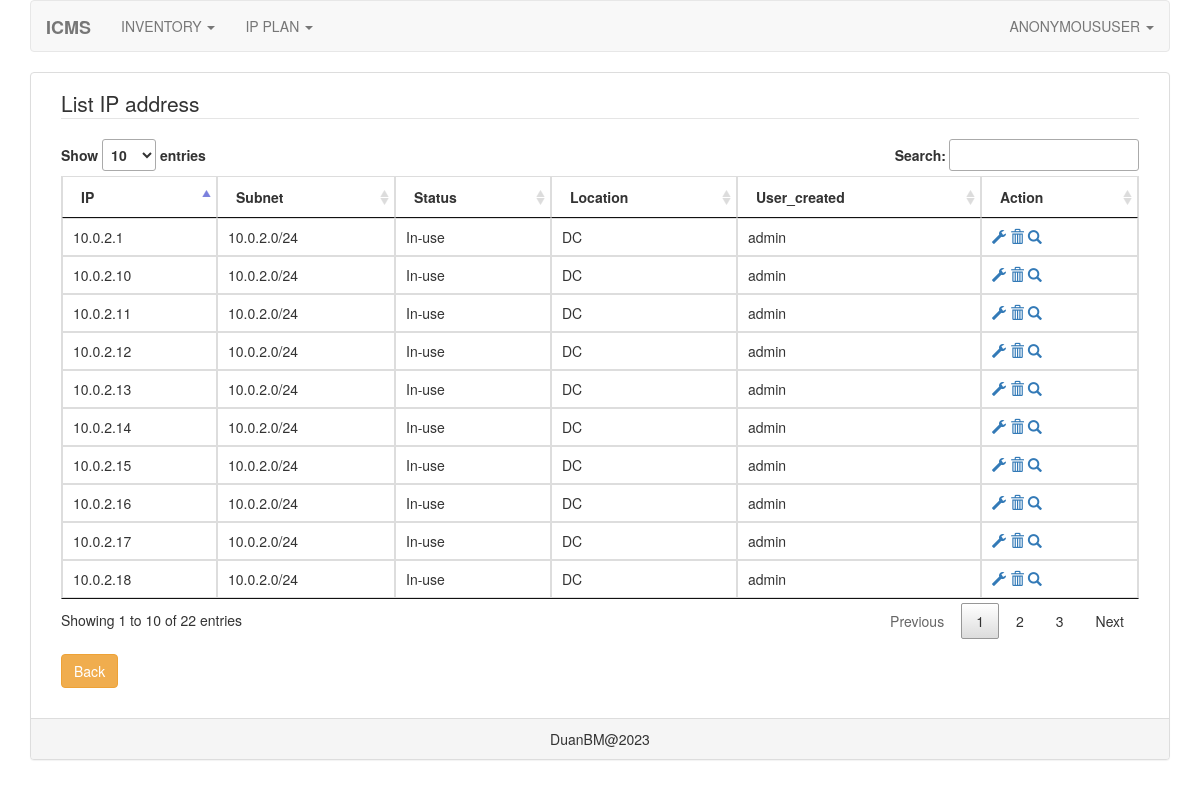
Screenshot of /ipplan/list-ip/3 with the database file from the repository.
### ipplan/models.py (models this page shows, shortened)
class IpAddressModel(models.Model):
    ip_address = models.GenericIPAddressField(unique=True)
    subnet = models.ForeignKey('Subnet', on_delete=models.CASCADE)
    status = models.ForeignKey('IpStatus', on_delete=models.CASCADE)
    description = models.CharField(max_length=1000)
    created_time = models.DateTimeField(auto_now=True)
    user_created = models.CharField(max_length=100)

class Subnet(models.Model):
    subnet = models.CharField(max_length=100, unique=True)
    name = models.CharField(max_length=100)
    location = models.ForeignKey('Location', on_delete=models.CASCADE)
    description = models.CharField(max_length=1000)
    created_time = models.DateTimeField(auto_now=True)
    user_created = models.CharField(max_length=100)
    def __str__(self):
        return self.subnet

class IpStatus(models.Model):
    status = models.CharField(max_length=100)
    def __str__(self):
        return self.status

class Location(models.Model):
    location = models.CharField(max_length=100, unique=True)
    region = models.ForeignKey('Region', on_delete=models.CASCADE)
    description = models.CharField(max_length=200)
    created_time = models.DateTimeField(auto_now=True)
    user_created = models.CharField(max_length=100)
    def __str__(self):
        return self.location

### ipplan/views.py (the view)
# urls.py: path('list-ip/<int:pk>', views.list_ip, name='list-ip'),
def list_ip(request, pk):
    list_ip = IpAddressModel.objects.filter(subnet__id=pk)
    return render(request, template_name='list_ip.html', context={'list_ip': list_ip})

### ipplan/templates/list_ip.html (shortened to what this page needs)
{% extends 'base.html' %}
{% block content %}
<div class="col-xs-12 col-sm-12 col-md-12 col-lg-12">
    <div class="form-group">
        <legend>List IP address</legend>
    </div>
    <div class="form-group">
        <div class="table-responsive">
            <table class="table table-hover table-bordered" id="list-ip-table">
                <thead>
                    <tr>
                        <th>IP</th>
                        <th>Subnet</th>
                        <th>Status</th>
                        <th>Location</th>
                        <th>User_created</th>
                        <th>Action</th>
                    </tr>
                </thead>
                <tbody>
                    {% for obj in list_ip %}
                    <tr>
                        <td>{{ obj.ip_address }}</td>
                        <td>{{ obj.subnet }}</td>
                        <td>{{ obj.status }}</td>
                        <td>{{ obj.subnet.location }}</td>
                        <td>{{ obj.user_created }}</td>
                        <td>
                            <a href="/ipplan/list-ip/{{obj.subnet.id}}/update-ip/{{obj.id}}"><span
                                    class="glyphicon glyphicon-wrench"
                                    aria-hidden="true"></span></a>
                            <a data-toggle="modal" href='#delete-ip-modal'
                                subnet-id="{{ obj.subnet.id }}" ip-id="{{ obj.id }}"><span
                                    class="glyphicon glyphicon-trash"
                                    aria-hidden="true"></span></a>
                            <a href="/ipplan/list-ip/{{obj.subnet.id}}/detail-ip/{{obj.id}}"><span
                                    class="glyphicon glyphicon-search"
                                    aria-hidden="true"></span></a>
                        </td>
                    </tr>
                    {% endfor %}
                </tbody>
            </table>
        </div>
    </div>
    <div class="form-group">
        <a href="/ipplan/list-subnet">
            <button type="button" class="btn btn-warning">Back</button>
        </a>
    </div>
</div>
{% endblock content %}
{% block css %}
<link rel="stylesheet" href="/static/core/css/jquery-datatable.css">
{% endblock css %}

### rows the page displays
IpAddressModel: ip_address "10.0.2.1", subnet "10.0.2.0/24", status "In-use", subnet.location "DC", user_created "admin"
IpAddressModel: ip_address "10.0.2.10", subnet "10.0.2.0/24", status "In-use", subnet.location "DC", user_created "admin"
IpAddressModel: ip_address "10.0.2.11", subnet "10.0.2.0/24", status "In-use", subnet.location "DC", user_created "admin"
IpAddressModel: ip_address "10.0.2.12", subnet "10.0.2.0/24", status "In-use", subnet.location "DC", user_created "admin"
IpAddressModel: ip_address "10.0.2.13", subnet "10.0.2.0/24", status "In-use", subnet.location "DC", user_created "admin"
IpAddressModel: ip_address "10.0.2.14", subnet "10.0.2.0/24", status "In-use", subnet.location "DC", user_created "admin"
IpAddressModel: ip_address "10.0.2.15", subnet "10.0.2.0/24", status "In-use", subnet.location "DC", user_created "admin"
IpAddressModel: ip_address "10.0.2.16", subnet "10.0.2.0/24", status "In-use", subnet.location "DC", user_created "admin"
IpAddressModel: ip_address "10.0.2.17", subnet "10.0.2.0/24", status "In-use", subnet.location "DC", user_created "admin"
IpAddressModel: ip_address "10.0.2.18", subnet "10.0.2.0/24", status "In-use", subnet.location "DC", user_created "admin"

### other values shown
{{ request.user| upper }} "ANONYMOUSUSER"
